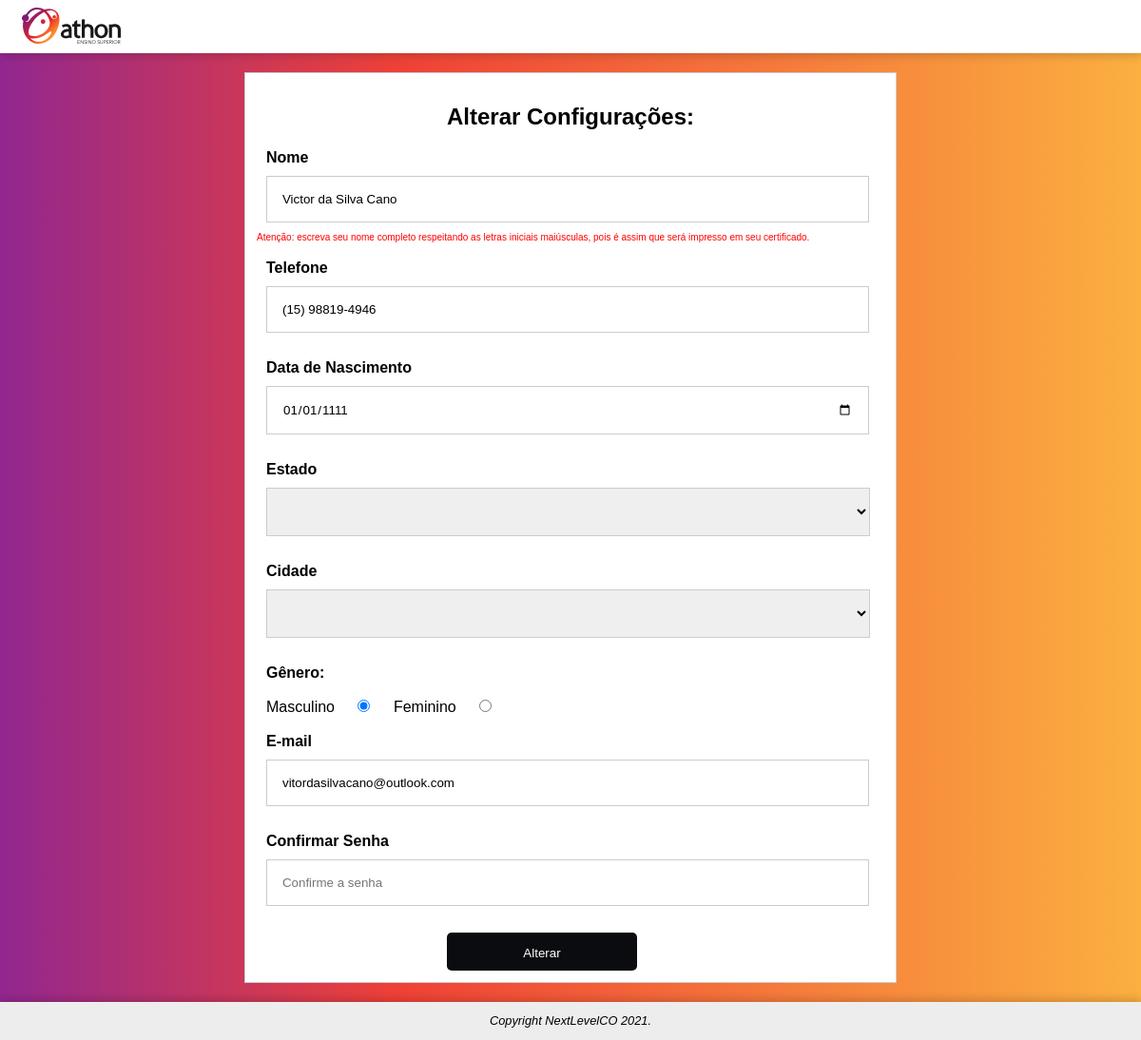
The page /pages/config.php (signed in) on the database its author committed.
### tables this page shows
CREATE TABLE `usuarios` (
  `id_usuario` int(11) NOT NULL,
  `nome` varchar(50) NOT NULL,
  `telefone` varchar(30) NOT NULL,
  `dt_nasc` date NOT NULL,
  `estado` varchar(30) NOT NULL,
  `cidade` varchar(30) NOT NULL,
  `perfil` int(11) NOT NULL,
  `genero` varchar(30) NOT NULL,
  `email` varchar(50) NOT NULL,
  `senha` varchar(32) NOT NULL,
  `data_cadastro` datetime NOT NULL DEFAULT current_timestamp()
);

### pages/config.php (the view, shortened to what this page needs)
<?php
	include('../class/dbconn.php');
    $SelectQuery = $query="select * from usuarios WHERE id_usuario=" . '' . $_SESSION['id_usuario'];
    $ExecuteQuery = mysqli_query($conn,$SelectQuery);
    while($row = mysqli_fetch_array($ExecuteQuery)){
    $confignome = $row['nome'];
    $configtelefone = $row['telefone'];
	$confignasc= $row['dt_nasc'];
    $configgen = $row['genero'];
    $configmail = $row['email'];
    }
?>
<!DOCTYPE html>
<html lang="en">
<head>
	<link rel="stylesheet" href="../css/registro.css">
</head>
<body>
<nav>
    <div id="container">
    <a id="logo"><img class="logo"src="../images/athonLogo.svg"></a>
</nav>
<div class="reg-wrap">
	<form method="post">
			<h2 id="registroh2">Alterar Configurações:</h2>
			<label for="uname">Nome</label>
			<input type="text" placeholder="Digite o seu nome" name="uname" value="<?= $confignome ?>" required>
			<p class="alert">Atenção:  escreva seu nome completo respeitando as letras iniciais maiúsculas, pois é assim que será impresso em seu certificado.</p>
			<br>
			<label for="telefone">Telefone</label>
			<input type="text" placeholder="(__) _____-____" class="telefone" name="telefone" id="telefone" value="<?= $configtelefone ?>" required>
			<br>
			<label for="dtnasc">Data de Nascimento</label>
			<input type="date" placeholder="DD/MM/AAAA" max="9999-12-31" name="dtnasc" id="dtnasc" value="<?= $confignasc ?>" required>
			<br>
			<label for="estado">Estado</label>
			<select id="estados" name="estado">
			</select>
			<br>
			<label for="cidade">Cidade</label>
			<select id="cidades" name="cidade">
			</select>
			<br>
			<label for="genero">Gênero:</label>
			<div id="gen">
				<br>
				<label for="masculino">Masculino</label>
				<input type="radio" id="masculino" name="genero" value="Masculino"
				<?php if($configgen == 'Masculino'){?> checked <?php } ?> required>
				<label for="feminino">Feminino</label>
				<input type="radio" id="feminino" name="genero" value="Feminino"
				<?php if($configgen == 'Feminino'){?> checked <?php } ?> required>
				<br>
			</div>
			<br>
			<label for="email">E-mail</label>
			<input type="email" placeholder="Digite o seu e-mail" name="email" value="<?= $configmail ?>" required>
			<br>
			<label for="pswv">Confirmar Senha</label>
			<input type="password" placeholder="Confirme a senha" name="pswv" required>
			<br>
			<button type="submit">Alterar</button>
	</div>
	<footer>
		<address class="copyright">Copyright NextLevelCO 2021.</address>
	</footer>
</body>
</html>

### css/registro.css (style rules this page uses)
* { padding: 0; margin: 0; text-decoration: none; list-style: none; -webkit-box-pack: center; -ms-flex-pack: center; justify-content: center; font-family: Arial, Helvetica, sans-serif; }
body { height: 100%; }
#container { max-width: 100%; padding-right: 15px; padding-left: 15px; margin-right: auto; margin-left: auto; }
nav { background: white; position: -webkit-sticky; position: sticky; top: 0; height: 55px; width: 100%; border-bottom: solid #EDEDED 1px; -webkit-box-shadow: 1px 2px 10px rgba(0, 0, 0, 0.2); box-shadow: 1px 2px 10px rgba(0, 0, 0, 0.2); }
nav .logo { position: absolute; height: 40px; margin: 8px; cursor: pointer; }
footer { -webkit-box-shadow: 1px -2px 10px rgba(0, 0, 0, 0.2); box-shadow: 1px -2px 10px rgba(0, 0, 0, 0.2); display: -webkit-inline-box; display: -ms-inline-flexbox; display: inline-flex; line-height: 40px; min-width: 100%; height: 40px; background-color: #EDEDED; }
.copyright { font-family: sans-serif; font-size: 80%; color: black; }
.reg-wrap { background: -webkit-gradient(linear, left top, right top, from(#92278f), color-stop(35%, #ef4136), to(#fbb040)); background: linear-gradient(90deg, #92278f 0%, #ef4136 35%, #fbb040 100%); }
#registroh2 { color: black; margin-inline: 200px; margin-block: 20px; }
.reg-wrap { -webkit-box-align: center; -ms-flex-align: center; align-items: center; display: -webkit-box; display: -ms-flexbox; display: flex; height: calc(100% - (70px + 70px)); }
form { background-color: white; padding: 1vw; margin: auto; margin-block: 20px; border: 1px solid #ccc; }
form > label { font-size: 1rem; font-family: Arial, Helvetica, sans-serif; font-weight: bold; margin: 10px; }
input[type=email], input[type=password], input[type=text], input[type=tel] { display: block; width: 600px; padding: 1rem; margin: 10px; border: 1px solid #ccc; }
input[type=date] { display: block; width: 600px; padding: 1rem; margin: 10px; border: 1px solid #ccc; }
form select { display: block; width: 635px; padding: 1rem; margin: 10px; border: 1px solid #ccc; }
button[type=submit] { display: inline; background-color: #0b0c10; border-radius: 5px; color: white; padding: 14px 20px; border: none; cursor: pointer; height: 40px; width: 200px; margin-inline: 200px; }
.alert { color: red; font-size: 10px; }
#gen > label, #gen > input { margin-inline: 10px; }

### rows shown on the page
usuarios: uname "Victor da Silva Cano", telefone "(15) 98819-4946", dtnasc "01/01/1111", genero "☑ Masculino", genero "☐ Feminino", email "vitordasilvacano@outlook.com"
